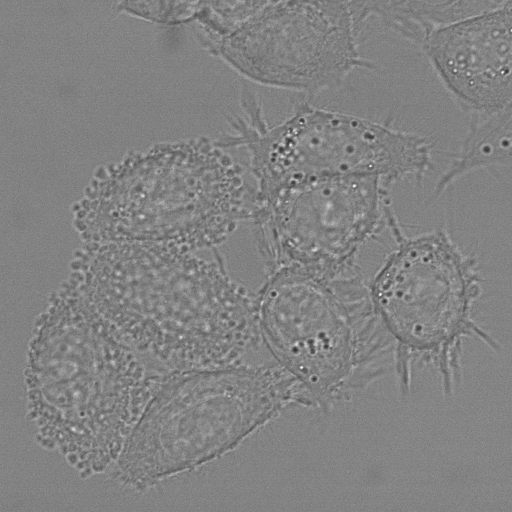
#> input picture t000.tif, 512 x 512 px
$ python stretch.py t000.tif
#> lines starting #> are read from the running program, lines starting #| are printed output that depends on the picture
### utilis.py
import cv2 as cv
import numpy as np
import matplotlib.pyplot as plt
from skimage.future import graph
from sklearn.cluster import MeanShift, estimate_bandwidth
from skimage import color
import os
import math
from random import randint

colors = {
    "red"   : (255,0, 0),
    "green" : (0,255,0),
    "blue"  : (0,0,255)
}

# [180 lines left out: functions crop, aggregate, set_label, plot_three_images, plot_two, plot_four_images and 2 more, not called in this run]

def pathname(path):
    filename = os.path.basename(path)

    length = len(filename)

    path = path[:-length]

    return path, filename

# [188 lines left out: functions sharpen, stretch, show_image, aggregate, displacement, otsuThreshold and 9 more, not called in this run]

### stretch.py
import cv2 as cv
import numpy as np
import argparse
from utilis import pathname
import matplotlib.pyplot as plt


parser = argparse.ArgumentParser(description='Constrast stretching')
parser.add_argument('file', type=str, nargs=1,
    help='Path to file')

args = parser.parse_args()
filename = args.file[0]

def stretch(filename):

#> called with filename = 't000.tif'
    image = cv.imread(filename)
#> image is the input picture: shape (512, 512, 3); min 47, max 255, mean 130

    minVal = np.amin(image)
#> minVal = 47
    maxVal = np.amax(image)
#> maxVal = 255

    mod = 255.0/(maxVal-minVal)
#> mod = 1.23

    table = np.array( [(x-minVal)*mod for x in range(256)] )
#> table = 256 values from -57.62 to 255

    draw = cv.LUT(image, table)
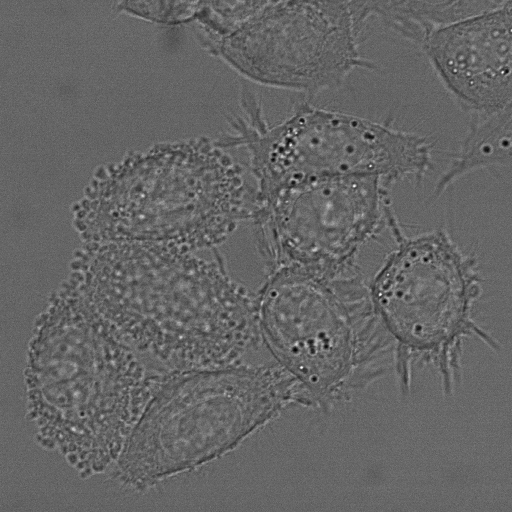
#> draw: shape (512, 512, 3) float64; min 0, max 255, mean 101.8; drawn with min black and max white

    draw = np.uint8(draw)

    return draw

draw = stretch(filename)

path, filename = pathname(filename)

cv.imwrite(path+"stretched-"+filename, draw)
